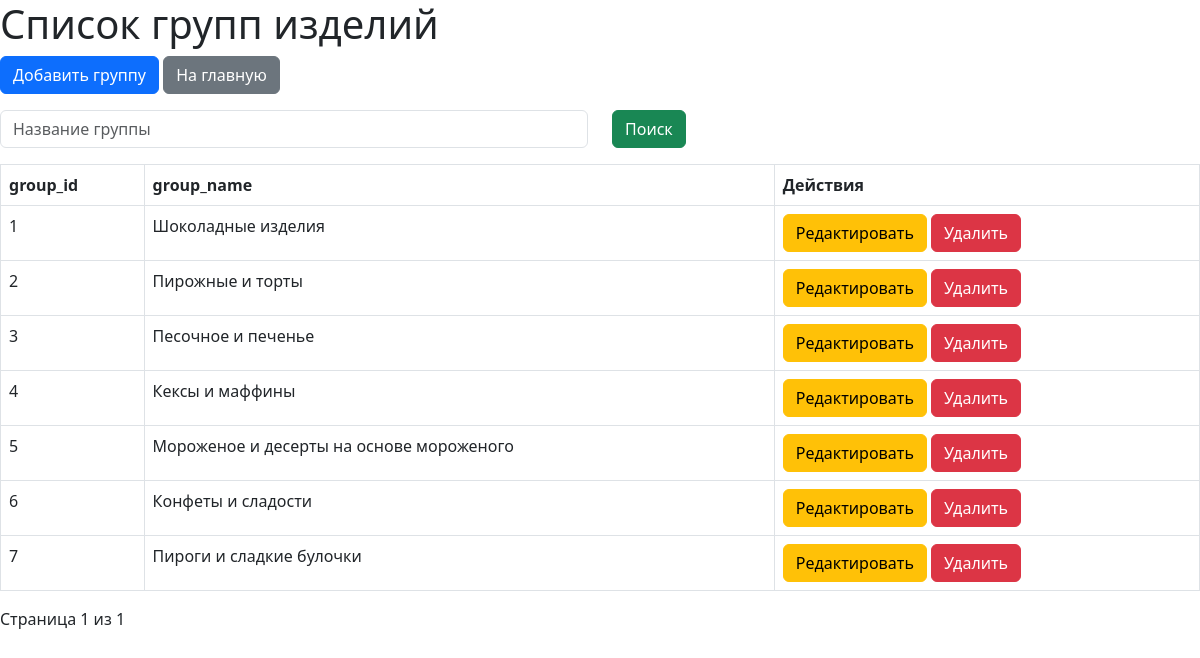
Screenshot of /groups with the database file from the repository.
### models.py (models this page shows)
class Group(db.Model):
    __tablename__ = 'group'
    group_id = db.Column(db.Integer, primary_key=True, autoincrement = True)
    group_name = db.Column(db.String, nullable=False)
    product = db.relationship('Product', backref='group',lazy = True)

### app.py (the view)
@app.route('/groups',methods=['GET', 'POST'])
def view_groups():
    group_name = request.args.get('group_name', '')
    page = request.args.get('page', 1, type=int)
    query = Group.query
    if group_name:
        query = query.filter(Group.group_name.ilike(f'%{group_name}%'))
    groups = query.paginate(page=page, per_page=25)
    return render_template('groups.html', groups=groups, group_name=group_name)

### templates/groups.html (shortened to what this page needs)
<!DOCTYPE html>
<html lang="en">
<head>
    <link href="https://cdn.jsdelivr.net/npm/bootstrap@5.3.0/dist/css/bootstrap.min.css" rel="stylesheet">
</head>
<body>
    <h1>Список групп изделий</h1>
    <a href="/groups/add" class="btn btn-primary">Добавить группу</a>
    <a href="/" class="btn btn-secondary">На главную</a>
    <form method="GET" action="{{ url_for('view_groups') }}" class="mt-3 mb-3">
        <div class="row">
            <div class="col">
                <input type="text" name="group_name" class= "form-control" placeholder="Название группы" value="{{ group_name }}">
            </div>
            <div class="col">
                <button type="submit" class="btn btn-success">Поиск</button>
            </div>
        </div>
    </form>
    <table class="table table-bordered">
        <tr>
            <th>group_id</th>
            <th>group_name</th>
            <th>Действия</th>
        </tr>
        {% for group in groups.items %}
        <tr>
            <td>{{ group.group_id }}</td>
            <td>{{ group.group_name }}</td>
            <td>
                <a href="{{ url_for('edit_group', group_id=group.group_id) }}" class="btn btn-warning">Редактировать</a>
                <form method="POST" action="{{ url_for('delete_group', group_id=group.group_id) }}" style="display:inline;">
                    <input type="submit" value="Удалить" class="btn btn-danger" onclick="return confirm('Вы уверены, что хотите удалить эту группу?');">
                </form>
            </td>
        </tr>
        {% endfor %}
    </table>
    <div class="pagination">
        <span>Страница {{ groups.page }} из {{ groups.pages }}</span>
    </div>
</body>
</html>

### rows the page displays
Group: group_id "1", group_name "Шоколадные изделия"
Group: group_id "2", group_name "Пирожные и торты"
Group: group_id "3", group_name "Песочное и печенье"
Group: group_id "4", group_name "Кексы и маффины"
Group: group_id "5", group_name "Мороженое и десерты на основе мороженого"
Group: group_id "6", group_name "Конфеты и сладости"
Group: group_id "7", group_name "Пироги и сладкие булочки"

### other values shown
{{ groups.page }} "1"
{{ groups.pages }} "1"
